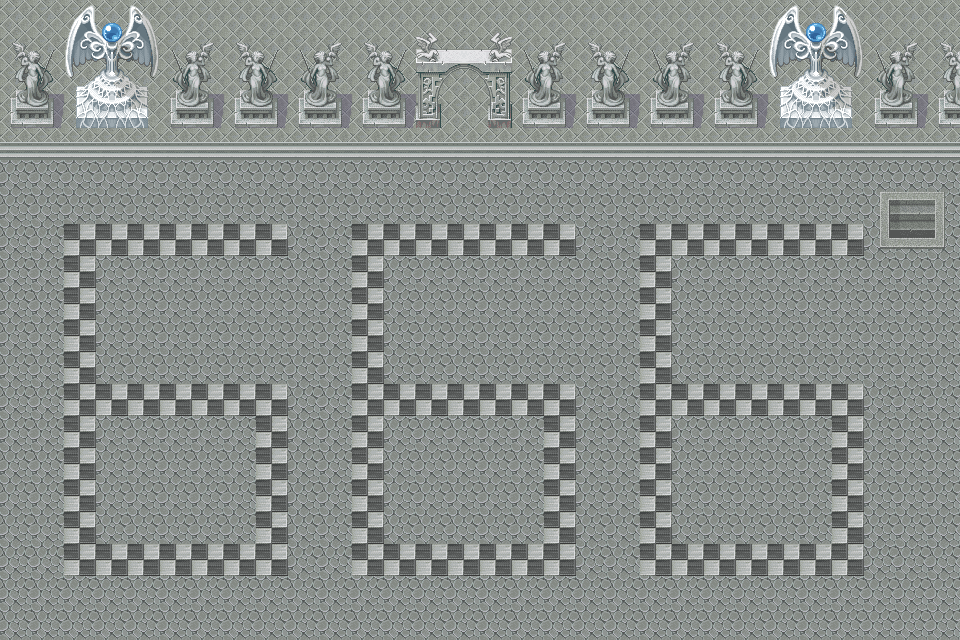

A 2D game scene composited from a Tiled map and its tileset images. What follows is a short description and the map's XML, with each tile layer's data collapsed to a summary:
An orthogonal 30x20 tile map with 32x32 px tiles, 2 tile layers (块层 1, 块层 2) and 1 object (stair).

<map version="1.0" orientation="orthogonal" renderorder="right-down" width="30" height="20" tilewidth="32" tileheight="32" nextobjectid="9">
 <tileset firstgid="1" name="Heaven" tilewidth="32" tileheight="32" tilecount="232" columns="8">
  <image source="033-Heaven02.png" width="256" height="928" />
 </tileset>
 <layer name="块层 1" width="30" height="20">
  <data>[600 cells, 600 non-empty, 4 distinct tile ids]</data>
 </layer>
 <layer name="块层 2" width="30" height="20">
  <data>[600 cells, 102 non-empty, 39 distinct tile ids]</data>
 </layer>
 <objectgroup name="objects">
  <object id="8" name="stair" x="888.5" y="200" width="46.75" height="38.25" centerX="911.875" centerY="119.125" />
 </objectgroup>
</map>
